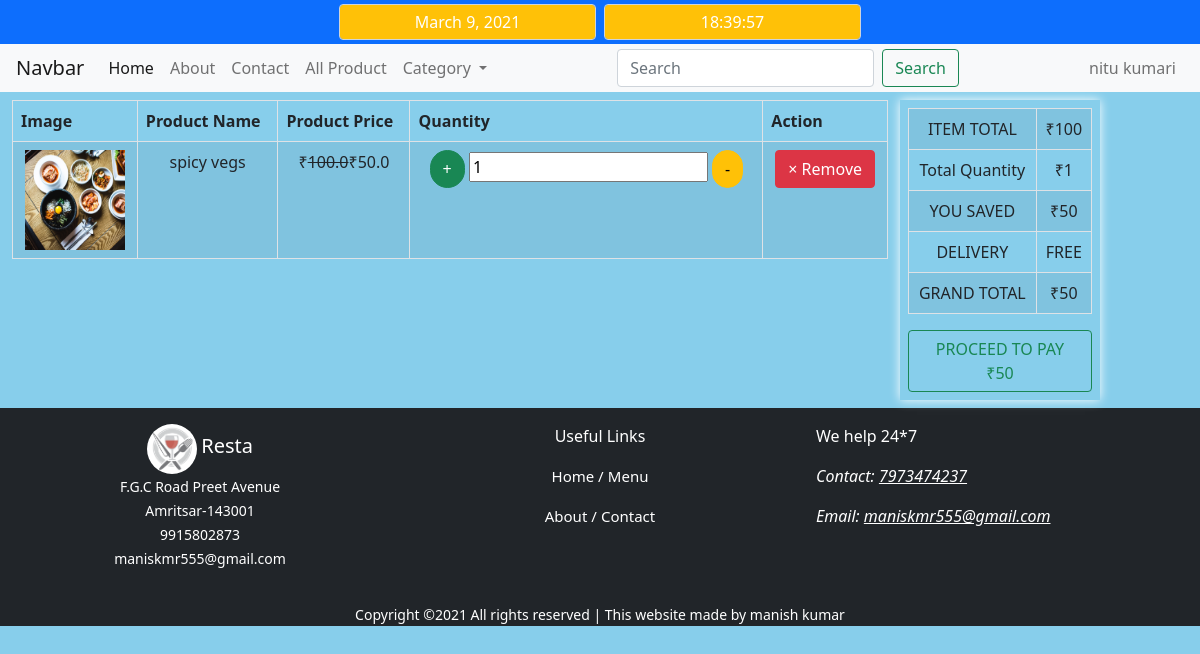
Screenshot of /cart_view (signed in) with the database file from the repository.
### myapp/models.py (models this page shows, shortened)
class cart(models.Model):
    user = models.ForeignKey(User,on_delete=models.CASCADE)
    product = models.ForeignKey(add_product,on_delete=models.CASCADE)
    quantity = models.IntegerField()
    status = models.BooleanField(default=False)
    added_on = models.DateTimeField(auto_now_add=True)
    updated_on = models.DateTimeField(auto_now=True)

class add_product(models.Model):
    seller_name = models.ForeignKey(User,on_delete=models.CASCADE)
    product_name = models.CharField(max_length=250)
    product_category = models.ForeignKey(Category,on_delete=models.CASCADE)
    product_price = models.FloatField()
    sale_price = models.FloatField()
    product_image = models.ImageField(upload_to="products/%Y/%m/%d")
    details = models.TextField()

### myapp/views.py (the view)
# urls.py: path('cart_view',views.cart_view,name="cart_view"),
@login_required
def cart_view(request):
    context={}
    today_date = date.today()
    curr_time = time.strftime("%H:%M:%S")
    context["date"]=today_date
    context["time"]=curr_time
    items = cart.objects.filter(user__id=request.user.id,status=False)
    context["items"]=items
    if request.user.is_authenticated:
        if request.method=="POST":
            pid = request.POST["pid"]
            qty = request.POST["qty"]
            is_exists = cart.objects.filter(product__id=pid,user__id=request.user.id,status=False)
            if(len(is_exists)>0):
                context["msz"]="item already exits in your card"
                context["cls"]="alert alert-warning"
            else:
                product = get_object_or_404(add_product,id=pid)
                usr = get_object_or_404(User,id=request.user.id)
                c = cart(user=usr,product=product,quantity=qty)
                c.save()
                context["msz"]="{} Added in your cart".format(product.product_name)
                context["cls"]="alert alert-success"
    else:
        context["status"]="Please Login to view your cart"
    return render(request,"cart.html",context)

### template/cart.html (shortened to what this page needs)
{% extends 'base.html' %}
{% load static %}
{% block myblock %}
<div class="container-fluid">
    <div class="row">
        <div class="col-md-9 my-2">
            <table class="table table-bordered table-striped">
                <thead>
                    <tr>
                        <th>Image</th>
                        <th>Product Name</th>
                        <th>Product Price</th>
                        <th>Quantity</th>
                        <th>Action</th>
                    </tr>
                </thead>
                <tbody>
                    {% for i in items %}
                    <tr id="row{{i.id}}">
                        <td><img src="/media/{{i.product.product_image}}" alt="" height="100" width="100px"></td>
                        <td>{{i.product.product_name}}</td>
                        <td>&#8377;<del>{{i.product.product_price}}</del>&#8377;<span>{{i.product.sale_price}}</span></td>
                        <td><button class="btn btn-success rounded-pill" onclick="change_quan('{{i.id}}','plus')">+</button>
                            <input type="number" value="{{i.quantity}}" id="cart{{i.id}}">
                            <button class="btn btn-warning rounded-pill" onclick="change_quan('{{i.id}}','minus')">-</button>
                        </td>
                        <td><button class="btn btn-danger" onclick="remove_cart('{{i.id}}')">&times; Remove</button></td>
                    </tr>
                    {% endfor %}
                </tbody>
            </table>
        </div>
        <div class="col-md-2 my-2 p-2" style="box-shadow: 0px 0px 10px white;">
            <table class="table table-striped table-bordered">
                <tr>
                    <td>ITEM TOTAL</td>
                    <td id="item_total"></td>
                </tr>
                <tr>
                    <td>Total Quantity</td>
                    <td id="total_quantity"></td>
                </tr>
                <tr>
                    <td>YOU SAVED</td>
                    <td id="offer"></td>
                </tr>
                <tr>
                    <td>DELIVERY</td>
                    <td>FREE</td>
                </tr>
                <tr>
                    <td>GRAND TOTAL</td>
                    <td id="final_price"></td>
                </tr>
            </table>
            <div class="d-grid gap-2">
                <a  href="{% url 'process_payment' %}" class="btn btn-outline-success">PROCEED TO PAY <span id="btamt"></span></a>
            </div>
        </div>
    </div>
</div>
{% endblock %}

### template/include/navbar.html (shortened to what this page needs)
<nav class="navbar sticky-top navbar-expand-lg navbar-light bg-light p-1">
    <div class="container-fluid">
        <a class="navbar-brand" href="#">Navbar</a>
        <div class="collapse navbar-collapse" id="navbarSupportedContent">
            <ul class="navbar-nav me-auto mb-2 mb-lg-0">
                <li class="nav-item">
                    <a class="nav-link active" aria-current="page" href="{% url 'home' %}">Home</a>
                </li>
                <li class="nav-item">
                    <a class="nav-link" href="{% url 'about' %}">About</a>
                </li>
                <li class="nav-item">
                    <a class="nav-link" href="{% url 'contact' %}">Contact</a>
                </li>
                <li class="nav-item">
                    <a class="nav-link" href="{% url 'all_product' %}">All Product</a>
                </li>
                <li class="nav-item dropdown">
                    <a class="nav-link dropdown-toggle" href="#" id="navbarDropdown" role="button"
                        data-bs-toggle="dropdown" aria-expanded="false">
                        Category
                    </a>
                </li>
            </ul>
            <ul class="navbar-nav me-auto mb-2 mb-lg-0">
                <form class="d-flex" action="{% url 'all_product' %}">
                    <input class="form-control me-2" type="search" placeholder="Search" aria-label="Search" name="qry">
                    <button class="btn btn-outline-success" type="submit">Search</button>
                </form>
            </ul>
            <ul class="navbar-nav mr-auto mb-2 mb-lg-0">
                {% if user.is_authenticated %}
                <li class="nav-item">
                    <a class="nav-link" href="{% url 'cust_dashboard' %}">{{user.get_full_name}}</a>
                </li>
                {% else %}
                <li class="nav-item">
                    <a class="nav-link" href="{% url 'login' %}">Login/Register</a>
                </li>
                {% endif %}
            </ul>
        </div>
    </div>
</nav>

### template/base.html (style rules this page uses)
body { background-color: skyblue; }

### template/cart.html (style rules this page uses)
td { text-align: center; }

### rows the page displays
cart: product.product_image (picture), product.product_name "spicy vegs", product.product_price "100.0", product.sale_price "50.0", quantity "1"

### other values shown
{{ user.get_full_name }} "nitu kumari"
